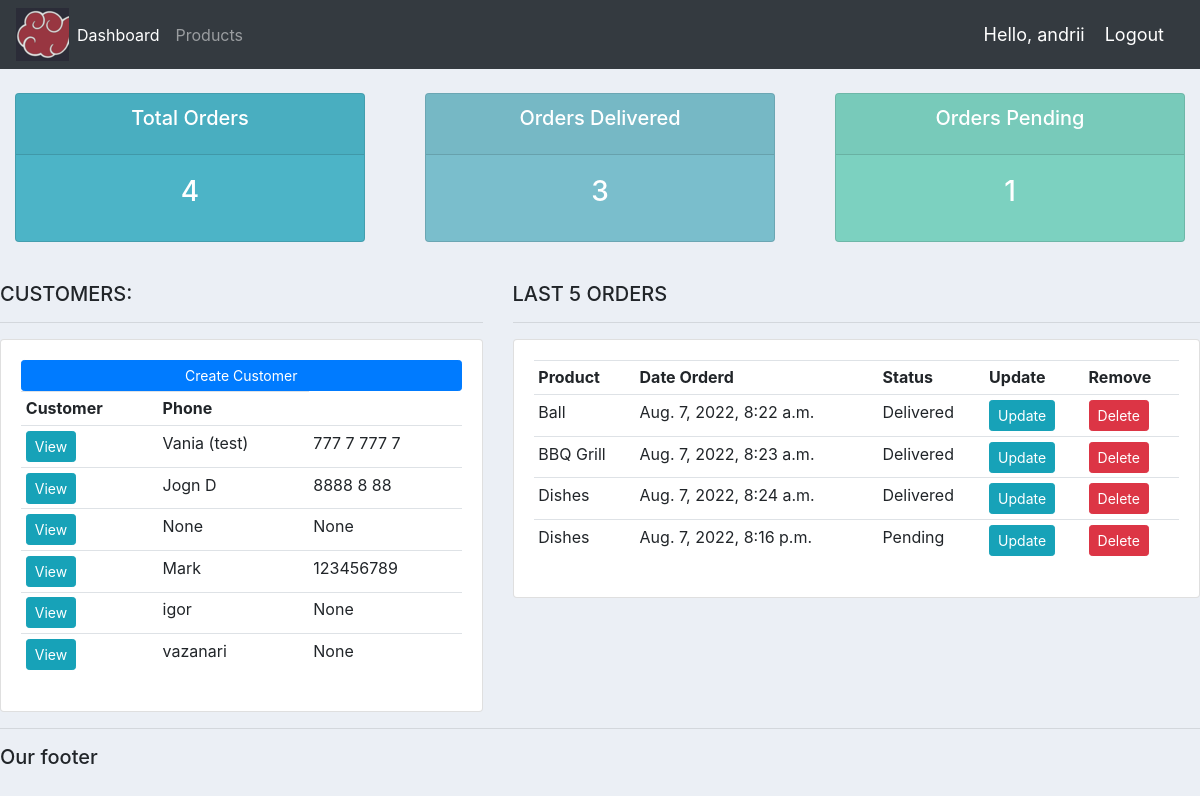
The app's page / (signed in) with its own data.
### accounts/models.py (models this page shows, shortened)
class Customer(models.Model):
	user = models.OneToOneField(User, null=True, blank=True, on_delete=models.CASCADE)
	name = models.CharField(max_length=200, null=True)
	phone = models.CharField(max_length=200, null=True)
	email = models.CharField(max_length=200, null=True)
	profile_pic = models.ImageField(default="profile2.png", null=True, blank=True)
	date_created = models.DateTimeField(auto_now_add=True, null=True)

class Order(models.Model):
	STATUS = (
			('Pending', 'Pending'),
			('Out for delivery', 'Out for delivery'),
			('Delivered', 'Delivered'),
			)
	customer = models.ForeignKey(Customer, null=True, on_delete= models.SET_NULL)
	product = models.ForeignKey(Product, null=True, on_delete= models.SET_NULL)
	date_created = models.DateTimeField(auto_now_add=True, null=True)
	status = models.CharField(max_length=200, null=True, choices=STATUS)
	note = models.CharField(max_length=1000, null=True)

class Product(models.Model):
	CATEGORY = (
			('Indoor', 'Indoor'),
			('Out Door', 'Out Door'),
			)
	name = models.CharField(max_length=200, null=True)
	price = models.FloatField(null=True)
	category = models.CharField(max_length=200, null=True, choices=CATEGORY)
	description = models.CharField(max_length=200, null=True, blank=True)
	date_created = models.DateTimeField(auto_now_add=True, null=True)
	tags = models.ManyToManyField(Tag)
	def __str__(self):
		return self.name

### accounts/decorators.py (the view)
	def wrapper_function(request, *args, **kwargs):
		group = None
		if request.user.groups.exists():
			group = request.user.groups.all()[0].name
		if group == 'customer':
			return redirect('user-page')
		if group == 'admin':
			return view_func(request, *args, **kwargs)

### accounts/views.py (called while the page is built)
@login_required(login_url='login')
@admin_only
def home(request):
    orders = Order.objects.all()
    customers = Customer.objects.all()
    total_customers = customers.count()
    total_orders = orders.count()
    delivered = orders.filter(status='Delivered').count()
    pending = orders.filter(status='Pending').count()
    context = {'orders': orders, 'customers': customers,
               'total_orders': total_orders, 'delivered': delivered,
               'pending': pending}
    return render(request, 'accounts/dashboard.html', context)

### accounts/templates/accounts/dashboard.html
{% extends 'accounts/main.html' %}
{% block content %}
{%  include 'accounts/status.html' %}
<br>
<div class="row">
	<div class="col-md-5">
		<h5>CUSTOMERS:</h5>
		<hr>
		<div class="card card-body">
			<a class="btn btn-primary  btn-sm btn-block" href="">Create Customer</a>
			<table class="table table-sm">
				<tr>
					<th>Customer</th>
					<th>Phone</th>
				</tr>
				{% for customer in customers %}
					<tr>
                        <td><a class="btn btn-sm btn-info" href="{% url 'customer' customer.id %}">View</a></td>
						<td>{{customer.name}}</td>
						<td>{{customer.phone}}</td>
					</tr>
				{% endfor %}
			</table>
		</div>
	</div>
	<div class="col-md-7">
		<h5>LAST 5 ORDERS</h5>
		<hr>
		<div class="card card-body">
			<table class="table table-sm">
				<tr>
					<th>Product</th>
					<th>Date Orderd</th>
					<th>Status</th>
					<th>Update</th>
					<th>Remove</th>
				</tr>
                {% for order in orders %}
					<tr>
						<td>{{order.product}}</td>
						<td>{{order.date_created}}</td>
						<td>{{order.status}}</td>
						<td><a class="btn btn-sm btn-info" href="{% url 'update_order' order.id %}">Update</a></td>
						<td><a class="btn btn-sm btn-danger" href="{% url 'delete_order' order.id %}">Delete</a></td>
					</tr>
				{% endfor %}
			</table>
		</div>
	</div>
</div>
{% endblock %}

### accounts/templates/accounts/main.html (shortened to what this page needs)
{%  load static %}
<!DOCTYPE html>
<html lang="en">
<head>
    <link rel="stylesheet" href="https://cdn.jsdelivr.net/npm/bootstrap@4.3.1/dist/css/bootstrap.min.css">
    <link rel="stylesheet" type="text/css" href="{% static 'css/main.css' %}">
</head>
<body>
    {% include 'accounts/navbar.html' %}
    {% block content %}
    {% endblock %}
    <hr>
    <h5>
        Our footer
    </h5>
</body>
</html>

### accounts/templates/accounts/navbar.html (shortened to what this page needs)
{% load static %}
<nav class="navbar navbar-expand-lg navbar-dark bg-dark">
  <img src="{% static 'images/logo.png' %}">
  <div class="collapse navbar-collapse" id="navbarNav">
    <ul class="navbar-nav">
        {% if request.user.is_staff %}
      <li class="nav-item active">
        <a class="nav-link" href="{% url 'home' %}">Dashboard </a>
      </li>
      <li class="nav-item">
        <a class="nav-link" href="{% url 'products' %}">Products</a>
      </li>
        {% else %}
       <li class="nav-item">
        <a class="nav-link" href="{% url 'account' %}">Settings</a>
      </li>
        {%  endif %}
    </ul>
  </div>
  <span class="hello-msg">Hello, {{request.user}}</span>
  <span ><a  class="hello-msg" href="{% url 'logout' %}">Logout</a></span>
</nav>

### accounts/templates/accounts/status.html
<br>
<div class="row">
	<div class="col">
		<div class="col-md">
			<div class="card text-center text-white  mb-3" id="total-orders">
			  	<div class="card-header">
			  		<h5 class="card-title">Total Orders</h5>
			  	</div>
			  	<div class="card-body">
			    	<h3 class="card-title"> {{ total_orders }}</h3>
			  	</div>
			</div>
		</div>
	</div>
	<div class="col">
		<div class="col-md">
			<div class="card text-center text-white  mb-3" id="orders-delivered">
			  	<div class="card-header">
			  		<h5 class="card-title">Orders Delivered</h5>
			  	</div>
			  	<div class="card-body">
			    	<h3 class="card-title">{{ delivered }}</h3>
			  	</div>
			</div>
		</div>
	</div>
	<div class="col">
		<div class="col-md">
			<div class="card text-center text-white  mb-3" id="orders-pending">
			  	<div class="card-header">
			  		<h5 class="card-title">Orders Pending</h5>
			  	</div>
			  	<div class="card-body">
			    	<h3 class="card-title">{{ pending }}</h3>
			  	</div>
			</div>
		</div>
	</div>
</div>

### static/css/main.css (style rules this page uses)
body { background-color: #ebeff5; }
#total-orders { background-color: #4cb4c7; }
#orders-delivered { background-color: #7abecc; }
#orders-pending { background-color: #7CD1C0; }

### accounts/templates/accounts/navbar.html (style rules this page uses)
.hello-msg { font-size: 18px; color: #fff; margin-right: 20px; }

### records on screen
Customer: name "Vania (test)", phone "777 7 777 7"
Customer: name "Jogn D", phone "8888 8 88"
Customer: name "None", phone "None"
Customer: name "Mark", phone "123456789"
Customer: name "igor", phone "None"
Customer: name "vazanari", phone "None"
Order: product "Ball", date_created "Aug. 7, 2022, 8:22 a.m.", status "Delivered"
Order: product "BBQ Grill", date_created "Aug. 7, 2022, 8:23 a.m.", status "Delivered"
Order: product "Dishes", date_created "Aug. 7, 2022, 8:24 a.m.", status "Delivered"
Order: product "Dishes", date_created "Aug. 7, 2022, 8:16 p.m.", status "Pending"

### other values on screen
{{ request.user }} "andrii"
{{ total_orders }} "4"
{{ delivered }} "3"
{{ pending }} "1"
